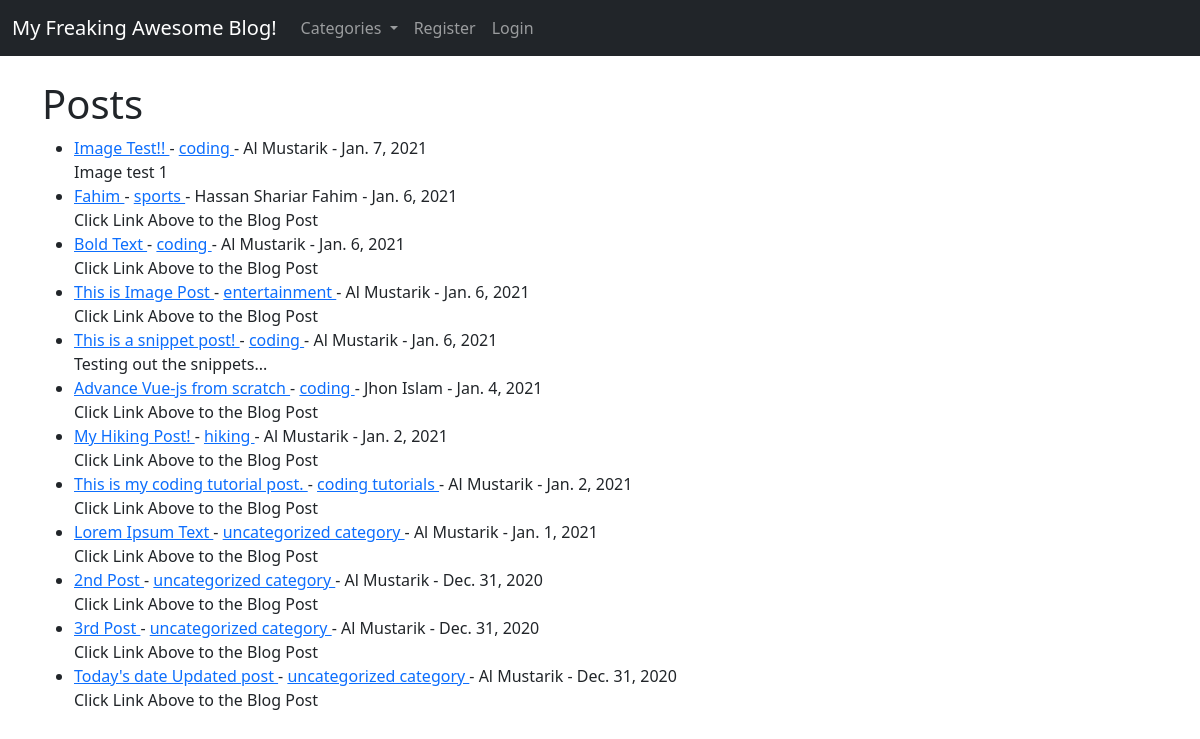
/, run on an earlier commit of the app's database.
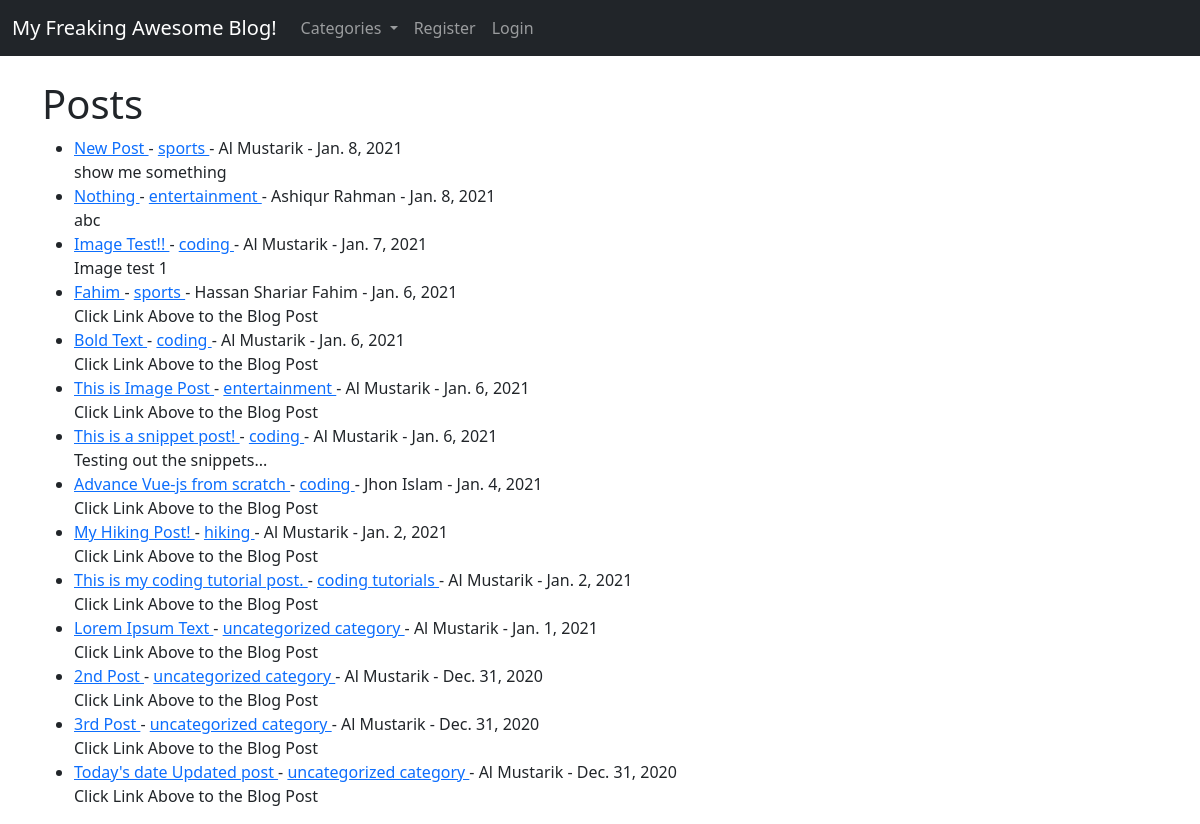
And on a later commit of the database.
### myblog/models.py (models this page shows, shortened)
class Post(models.Model):
    title = models.CharField(max_length=255)
    header_image = models.ImageField(null=True, blank=True, upload_to="images/")
    title_tag = models.CharField(max_length=255, default="My Freaking Awesome Blog")
    author = models.ForeignKey(User, on_delete=models.CASCADE)
    body = RichTextField(blank=True, null=True)
    post_date = models.DateField(auto_now_add=True)
    category = models.CharField(max_length=255, default="coding")
    snippet = models.CharField(max_length=255)
    likes = models.ManyToManyField(User, related_name='blog_posts')

### myblog/views.py (the view)
# urls.py: path('', HomeView.as_view(), name="home"),
class HomeView(ListView):
    model = Post
    template_name = 'home.html'
    cats = Category.objects.all()
    ordering = ['-post_date']
    def get_context_data(self, *args, **kwargs):
        cat_menu = Category.objects.all()
        context = super(HomeView, self).get_context_data(*args, **kwargs)
        context["cat_menu"] = cat_menu
        return context

### myblog/models.py (called while the page is built)
    def __str__(self):
        return self.name

### templates/home.html (shortened to what this page needs)
{% extends 'base.html' %}
{% block content %}
<h1>Posts</h1>
<ul>
{% for post in object_list %}
    <li>
    <a href="{% url 'article-detail' post.pk %}" >
        {{ post.title }} </a>
        - <a href="{% url 'category' post.category|slugify %}"> {{ post.category }} </a>
        - {{ post.author.first_name }}
        {{ post.author.last_name }} -
        {{ post.post_date }}
        <br/>
    {{ post.snippet }}
    </li>
{% endfor %}
</ul>
{% endblock %}

### templates/base.html (shortened to what this page needs)
<!doctype html>
<html lang="en">
  <head>
    <link href="https://cdn.jsdelivr.net/npm/bootstrap@5.0.0-beta1/dist/css/bootstrap.min.css" rel="stylesheet">
  </head>
  <body>
  <nav class="navbar navbar-expand-lg navbar-dark bg-dark">
  <div class="container-fluid">
    <a class="navbar-brand" href="{% url 'home' %}">My Freaking Awesome Blog!</a>
    <div class="collapse navbar-collapse" id="navbarSupportedContent">
    <ul class="navbar-nav me-auto mb-2 mb-lg-0">
    {% if cat_menu %}
    <li class="nav-item dropdown">
      <a class="nav-link dropdown-toggle" href="#" id="navbarDropdown" role="button" data-bs-toggle="dropdown" aria-expanded="false">
        Categories
      </a>
    </li>
    {% else %}
        <li class="nav-item">
            <a class="nav-link" href="{% url 'category-list' %}">Categories</a>
        </li>
    {% endif %}
    {% if user.is_authenticated %}
    <li class="nav-item">
        <a class="nav-link" href="{% url 'add_post' %}">Add Post</a>
    </li>
    <li class="nav-item">
        <a class="nav-link" href="{% url 'add_category' %}">Add Category</a>
    </li>
  {% else %}
    <li class="nav-item">
        <a class="nav-link" href="{% url 'register' %}">Register</a>
    </li>
    <li class="nav-item">
        <a class="nav-link" href="{% url 'login' %}">Login</a>
    </li>
  {% endif %}
  </ul>
</div>
</div>
</nav>
<br>
  <div class="container">
    {% block content %}
    {% endblock %}
  </div>
  </body>
</html>

What changed in the data, as far as the page shows it:
added Post: title "New Post", category "sports", author.first_name "Al", author.last_name "Mustarik", post_date "Jan. 8, 2021", snippet "show me something"
added Post: title "Nothing", category "entertainment", author.first_name "Ashiqur", author.last_name "Rahman", post_date "Jan. 8, 2021", snippet "abc"
